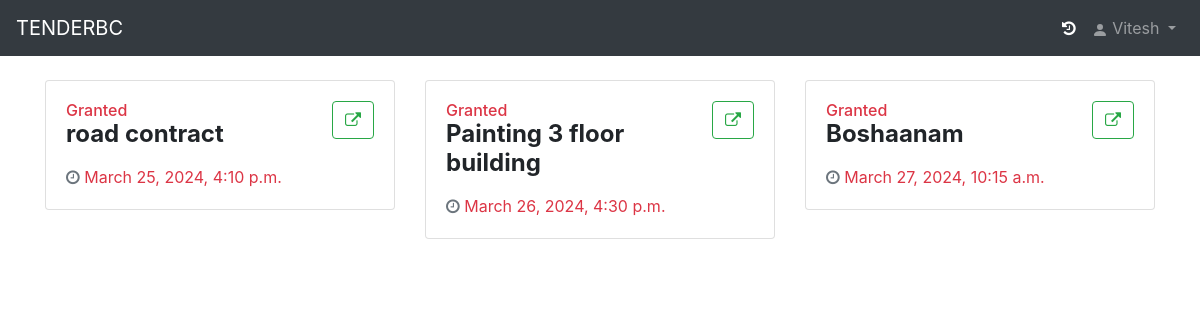
Page /PastBids/ (signed in) on the committed database.
### TENDERBC_App/models.py (models this page shows)
class User(AbstractUser):
    Ctype = (('Indian','Indian'),('Foreign','Foreign'))
    mobile = models.CharField(max_length=20, null=True, blank=True)
    company_type = models.CharField("Company Type", choices=Ctype, default='Indian', max_length=8)
    regno = models.CharField(max_length=100, null=True, blank=True)
    address = models.CharField(max_length=500, null=True, blank=True)
    establishment_year = models.IntegerField("Establishment Year", choices=get_past_20_years(), default=timezone.now().year)

class Tender(models.Model):
    sts = (('Inactive','Inactive'),('Active','Active'),('Completed','Completed'),('Granted','Granted'))
    title = models.CharField(max_length=100, null=False, blank=False)
    description = models.CharField(max_length=1000, null=False, blank=False)
    document = models.FileField(upload_to='tender documents/')
    start_date_time = models.DateTimeField("Start")
    end_date_time = models.DateTimeField("End")
    Status = models.CharField("Status", choices=sts, default='Inactive', max_length=9)

### TENDERBC_App/views.py (the view)
# urls.py: path('PastBids/',views.Past_Bids,name='pbs'),
def Past_Bids(request):
    list_tenders = list(Bid.objects.filter(bidder_id=request.user.id).values_list('tender_id', flat=True))
    submitted_tenders = Tender.objects.filter(id__in=list_tenders)
    return render(request, 'html/past_bids.html',{'submitted_tenders':submitted_tenders})

### templates/html/past_bids.html (shortened to what this page needs)
{% extends 'html/base.html' %}
{% load static %}
{% block content %}
    <div class="container mt-4">
            <div class="row">
                {% for i in submitted_tenders %}
                <div class="col-xl-4 col-lg-6">
                    <div class="card card-stats mb-4 mb-xl-0">
                      <div class="card-body">
                        <div class="row">
                          <div class="col">
                            <h6 class="card-title text-danger mb-0 ">{{i.Status}}</h6>
                            <span class="h4 font-weight-bold mb-0">{{i.title}}</span>
                          </div>
                          <div class="col-auto">
                            {% if request.user.is_authenticated %}
                            <a href="{% url 'vt' i.id %}" class="btn btn-outline-success"><i class="fa fa-external-link"></i></a>
                            {% else %}
                            <a href="{% url 'ln' %}" class="btn btn-outline-success"><i class="fa fa-external-link"></i></a>
                            {% endif %}
                          </div>
                        </div>
                        <p class="mt-3 mb-0 text-muted text-sm">
                          <span class="text-nowrap"><i class="fa fa-clock-o"></i></span>
                          <span class="text-danger mr-2">{{i.end_date_time}}</span>
                        </p>
                      </div>
                    </div>
                  </div>
                {% endfor %}
            </div>
    </div>
{% endblock %}

### templates/html/navbar.html (shortened to what this page needs)
{% load static %}
<nav class="navbar navbar-expand-md bg-dark navbar-dark">
    <a class="navbar-brand" href="{% url 'hm' %}">TENDERBC</a>
    <div class="collapse navbar-collapse" id="collapsibleNavbar">
      <ul class="navbar-nav ml-auto">
        {% if not request.user.is_authenticated %}
        <li class="nav-item">
          <a class="nav-link {% if request.path == '/register/' %}active{% endif %}" href="{% url 'rg' %}">Register</a>
        </li>
        <li class="nav-item">
          <a class="nav-link {% if request.path == '/login/' %}active{% endif %}" href="{% url 'ln' %}">Login</a>
        </li>
        {% else %}
          {% if request.user.is_superuser %}
          <li class="nav-item">
            <a class="nav-link {% if request.path == '/PastTenders/' %}active{% endif %}" href="{% url 'pts' %}"><i class="fa fa-history" aria-hidden="true"></i></a>
          </li>
          {% else %}
          <li class="nav-item">
            <a class="nav-link {% if request.path == '/PastBids/' %}active{% endif %}" href="{% url 'pbs' %}"><i class="fa fa-history" aria-hidden="true"></i></a>
          </li>
          {% endif %}
        <li class="nav-item">
          <div class="dropdown">
            <a class="nav-link dropdown-toggle" data-toggle="dropdown">
              <svg xmlns="http://www.w3.org/2000/svg" width="16" height="16" fill="currentColor" class="bi bi-person-fill" viewBox="0 0 16 16">
                <path d="M3 14s-1 0-1-1 1-4 6-4 6 3 6 4-1 1-1 1zm5-6a3 3 0 1 0 0-6 3 3 0 0 0 0 6"/>
              </svg>
              {{request.user.username}}
            </a>
          </div>
        </li>
        {% endif %}
      </ul>
    </div>
  </nav>

### rows in the picture
User: user.username "Vitesh"
Tender: Status "Granted", title "road contract", end_date_time "March 25, 2024, 4:10 p.m."
Tender: Status "Granted", title "Painting 3 floor building", end_date_time "March 26, 2024, 4:30 p.m."
Tender: Status "Granted", title "Boshaanam", end_date_time "March 27, 2024, 10:15 a.m."
